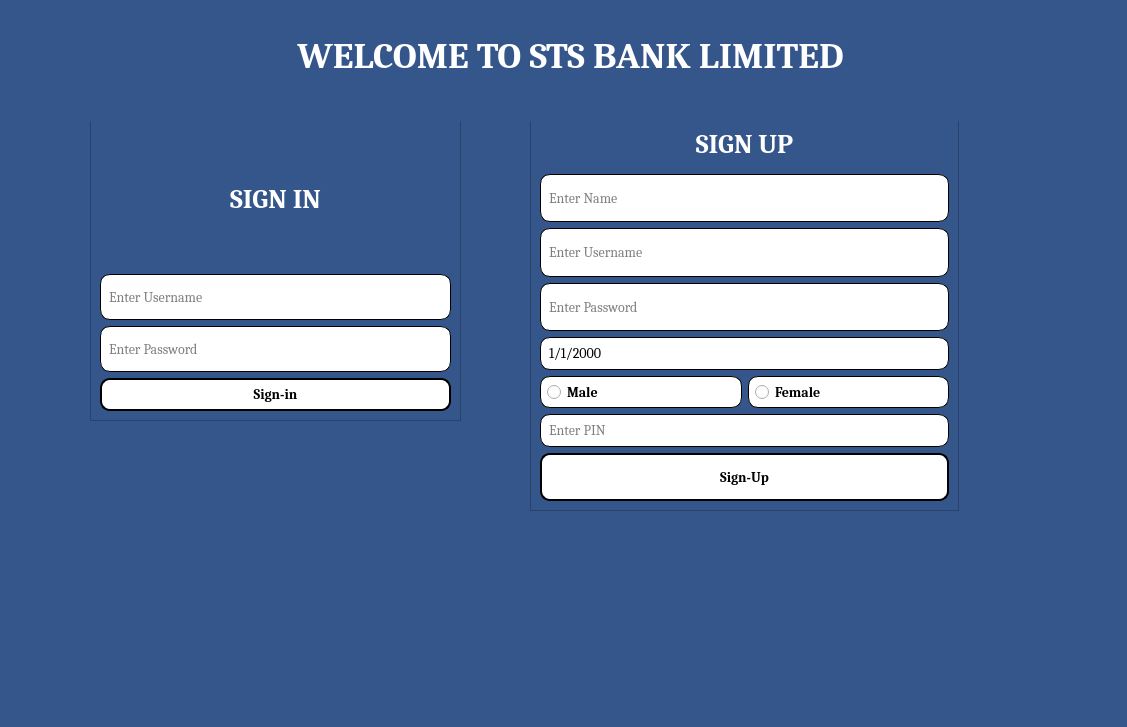
<?xml version="1.0" encoding="UTF-8"?>
<ui version="4.0">
 <class>MainPage</class>
 <widget class="QMainWindow" name="MainPage">
  <property name="geometry">
   <rect>
    <x>0</x>
    <y>0</y>
    <width>1127</width>
    <height>727</height>
   </rect>
  </property>
  <property name="windowTitle">
   <string>MainPage</string>
  </property>
  <property name="styleSheet">
   <string notr="true">*{
font-family:cambria;
}
QWidget{
background-color:#34568B;
}
QPushButton{
  background-color: white;
    border-style: outset;
    border-width: 2px;
    border-radius: 10px;
    color:black;
    font: bold 14px;
    min-width: 10em;
    padding: 6px;
}
QLineEdit{
  background-color: white;
    border-style: outset;
    border-width: 1px;
    border-radius: 10px;
     color:black;
    font: 14px;
    min-width: 10em;
    padding: 6px;
}
QDateEdit{
  background-color: white;
    border-style: outset;
    border-width: 1px;
    border-radius: 10px;
     color:black;
    font: 14px;
    min-width: 10em;
    padding: 6px;
}
QRadioButton{
 background-color: white;
    border-style: outset;
    border-width: 1px;
    border-radius: 10px;
    color:black;
    font: bold 14px;
    min-width: 10em;
    padding: 6px;

}
QLabel{
color:white;
}
QPushButton:hover{
background-color:black;
color:white;
  border-style: outset;
    border-width: 0px;
    border-radius: 10px;
}
</string>
  </property>
  <property name="inputMethodHints">
   <set>Qt::ImhHiddenText</set>
  </property>
  <property name="tabShape">
   <enum>QTabWidget::Rounded</enum>
  </property>
  <widget class="QWidget" name="centralwidget">
   <widget class="QFrame" name="frame">
    <property name="geometry">
     <rect>
      <x>530</x>
      <y>110</y>
      <width>429</width>
      <height>401</height>
     </rect>
    </property>
    <property name="frameShape">
     <enum>QFrame::StyledPanel</enum>
    </property>
    <property name="frameShadow">
     <enum>QFrame::Raised</enum>
    </property>
    <layout class="QVBoxLayout" name="verticalLayout_2">
     <item>
      <widget class="QLabel" name="label_5">
       <property name="font">
        <font>
         <family>cambria</family>
         <pointsize>20</pointsize>
         <bold>true</bold>
        </font>
       </property>
       <property name="layoutDirection">
        <enum>Qt::LeftToRight</enum>
       </property>
       <property name="text">
        <string>SIGN UP</string>
       </property>
       <property name="alignment">
        <set>Qt::AlignCenter</set>
       </property>
      </widget>
     </item>
     <item>
      <widget class="QLineEdit" name="name_reg">
       <property name="sizePolicy">
        <sizepolicy hsizetype="MinimumExpanding" vsizetype="Preferred">
         <horstretch>0</horstretch>
         <verstretch>0</verstretch>
        </sizepolicy>
       </property>
       <property name="placeholderText">
        <string>Enter Name</string>
       </property>
      </widget>
     </item>
     <item>
      <widget class="QLineEdit" name="uname_reg">
       <property name="sizePolicy">
        <sizepolicy hsizetype="MinimumExpanding" vsizetype="Preferred">
         <horstretch>0</horstretch>
         <verstretch>0</verstretch>
        </sizepolicy>
       </property>
       <property name="placeholderText">
        <string>Enter Username</string>
       </property>
      </widget>
     </item>
     <item>
      <widget class="QLineEdit" name="pword_reg">
       <property name="sizePolicy">
        <sizepolicy hsizetype="MinimumExpanding" vsizetype="Preferred">
         <horstretch>0</horstretch>
         <verstretch>0</verstretch>
        </sizepolicy>
       </property>
       <property name="echoMode">
        <enum>QLineEdit::Password</enum>
       </property>
       <property name="placeholderText">
        <string>Enter Password</string>
       </property>
      </widget>
     </item>
     <item>
      <widget class="QDateEdit" name="dateEdit">
       <property name="styleSheet">
        <string notr="true">QDateEdit
{
background:#FFFFFF;
color:#0000;
}</string>
       </property>
       <property name="buttonSymbols">
        <enum>QAbstractSpinBox::NoButtons</enum>
       </property>
       <property name="maximumDate">
        <date>
         <year>2023</year>
         <month>12</month>
         <day>31</day>
        </date>
       </property>
       <property name="minimumDate">
        <date>
         <year>1900</year>
         <month>12</month>
         <day>31</day>
        </date>
       </property>
       <property name="displayFormat">
        <string>d/M/yyyy</string>
       </property>
      </widget>
     </item>
     <item>
      <layout class="QHBoxLayout" name="horizontalLayout_3">
       <item>
        <widget class="QRadioButton" name="male">
         <property name="enabled">
          <bool>true</bool>
         </property>
         <property name="text">
          <string>Male</string>
         </property>
        </widget>
       </item>
       <item>
        <widget class="QRadioButton" name="female">
         <property name="text">
          <string>Female</string>
         </property>
        </widget>
       </item>
      </layout>
     </item>
     <item>
      <widget class="QLineEdit" name="pin_reg">
       <property name="sizePolicy">
        <sizepolicy hsizetype="MinimumExpanding" vsizetype="Fixed">
         <horstretch>0</horstretch>
         <verstretch>0</verstretch>
        </sizepolicy>
       </property>
       <property name="maxLength">
        <number>4</number>
       </property>
       <property name="echoMode">
        <enum>QLineEdit::Password</enum>
       </property>
       <property name="placeholderText">
        <string>Enter PIN</string>
       </property>
      </widget>
     </item>
     <item>
      <widget class="QPushButton" name="pushButton_2">
       <property name="sizePolicy">
        <sizepolicy hsizetype="Minimum" vsizetype="Minimum">
         <horstretch>0</horstretch>
         <verstretch>0</verstretch>
        </sizepolicy>
       </property>
       <property name="text">
        <string>Sign-Up</string>
       </property>
      </widget>
     </item>
    </layout>
   </widget>
   <widget class="QFrame" name="frame_2">
    <property name="geometry">
     <rect>
      <x>90</x>
      <y>110</y>
      <width>371</width>
      <height>311</height>
     </rect>
    </property>
    <property name="frameShape">
     <enum>QFrame::StyledPanel</enum>
    </property>
    <property name="frameShadow">
     <enum>QFrame::Raised</enum>
    </property>
    <widget class="QWidget" name="layoutWidget">
     <property name="geometry">
      <rect>
       <x>10</x>
       <y>20</y>
       <width>351</width>
       <height>281</height>
      </rect>
     </property>
     <layout class="QVBoxLayout" name="verticalLayout_3">
      <item>
       <widget class="QLabel" name="label_2">
        <property name="font">
         <font>
          <family>cambria</family>
          <pointsize>20</pointsize>
          <bold>true</bold>
         </font>
        </property>
        <property name="layoutDirection">
         <enum>Qt::LeftToRight</enum>
        </property>
        <property name="text">
         <string>SIGN IN</string>
        </property>
        <property name="alignment">
         <set>Qt::AlignCenter</set>
        </property>
       </widget>
      </item>
      <item>
       <layout class="QVBoxLayout" name="verticalLayout">
        <item>
         <layout class="QHBoxLayout" name="horizontalLayout">
          <item>
           <widget class="QLineEdit" name="uname_login">
            <property name="sizePolicy">
             <sizepolicy hsizetype="MinimumExpanding" vsizetype="Preferred">
              <horstretch>0</horstretch>
              <verstretch>0</verstretch>
             </sizepolicy>
            </property>
            <property name="placeholderText">
             <string>Enter Username</string>
            </property>
           </widget>
          </item>
         </layout>
        </item>
        <item>
         <layout class="QHBoxLayout" name="horizontalLayout_2">
          <item>
           <widget class="QLineEdit" name="pword_login">
            <property name="sizePolicy">
             <sizepolicy hsizetype="MinimumExpanding" vsizetype="Preferred">
              <horstretch>0</horstretch>
              <verstretch>0</verstretch>
             </sizepolicy>
            </property>
            <property name="echoMode">
             <enum>QLineEdit::Password</enum>
            </property>
            <property name="placeholderText">
             <string>Enter Password</string>
            </property>
           </widget>
          </item>
         </layout>
        </item>
        <item>
         <widget class="QPushButton" name="pushButton">
          <property name="text">
           <string>Sign-in</string>
          </property>
         </widget>
        </item>
       </layout>
      </item>
     </layout>
    </widget>
   </widget>
   <widget class="QLabel" name="label">
    <property name="geometry">
     <rect>
      <x>-10</x>
      <y>-10</y>
      <width>1161</width>
      <height>131</height>
     </rect>
    </property>
    <property name="font">
     <font>
      <family>cambria</family>
      <pointsize>28</pointsize>
      <bold>true</bold>
     </font>
    </property>
    <property name="text">
     <string>WELCOME TO STS BANK LIMITED</string>
    </property>
    <property name="alignment">
     <set>Qt::AlignCenter</set>
    </property>
   </widget>
  </widget>
  <widget class="QMenuBar" name="menubar">
   <property name="geometry">
    <rect>
     <x>0</x>
     <y>0</y>
     <width>1127</width>
     <height>22</height>
    </rect>
   </property>
  </widget>
  <widget class="QStatusBar" name="statusbar"/>
 </widget>
 <resources/>
 <connections/>
</ui>
